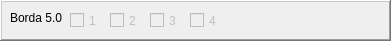
      <widget class="QFrame" name="frame_17">
       <property name="geometry">
        <rect>
         <x>5</x>
         <y>240</y>
         <width>391</width>
         <height>41</height>
        </rect>
       </property>
       <property name="frameShape">
        <enum>QFrame::WinPanel</enum>
       </property>
       <property name="frameShadow">
        <enum>QFrame::Raised</enum>
       </property>
       <widget class="QCheckBox" name="cb501">
        <property name="enabled">
         <bool>false</bool>
        </property>
        <property name="geometry">
         <rect>
          <x>70</x>
          <y>10</y>
          <width>41</width>
          <height>21</height>
         </rect>
        </property>
        <property name="text">
         <string>1</string>
        </property>
       </widget>
       <widget class="QCheckBox" name="cb502">
        <property name="enabled">
         <bool>false</bool>
        </property>
        <property name="geometry">
         <rect>
          <x>110</x>
          <y>10</y>
          <width>41</width>
          <height>21</height>
         </rect>
        </property>
        <property name="text">
         <string>2</string>
        </property>
       </widget>
       <widget class="QLabel" name="label_20">
        <property name="geometry">
         <rect>
          <x>10</x>
          <y>10</y>
          <width>58</width>
          <height>16</height>
         </rect>
        </property>
        <property name="text">
         <string>Borda 5.0</string>
        </property>
       </widget>
       <widget class="QCheckBox" name="cb503">
        <property name="enabled">
         <bool>false</bool>
        </property>
        <property name="geometry">
         <rect>
          <x>150</x>
          <y>10</y>
          <width>41</width>
          <height>21</height>
         </rect>
        </property>
        <property name="text">
         <string>3</string>
        </property>
       </widget>
       <widget class="QCheckBox" name="cb504">
        <property name="enabled">
         <bool>false</bool>
        </property>
        <property name="geometry">
         <rect>
          <x>190</x>
          <y>10</y>
          <width>41</width>
          <height>21</height>
         </rect>
        </property>
        <property name="text">
         <string>4</string>
        </property>
       </widget>
      </widget>
